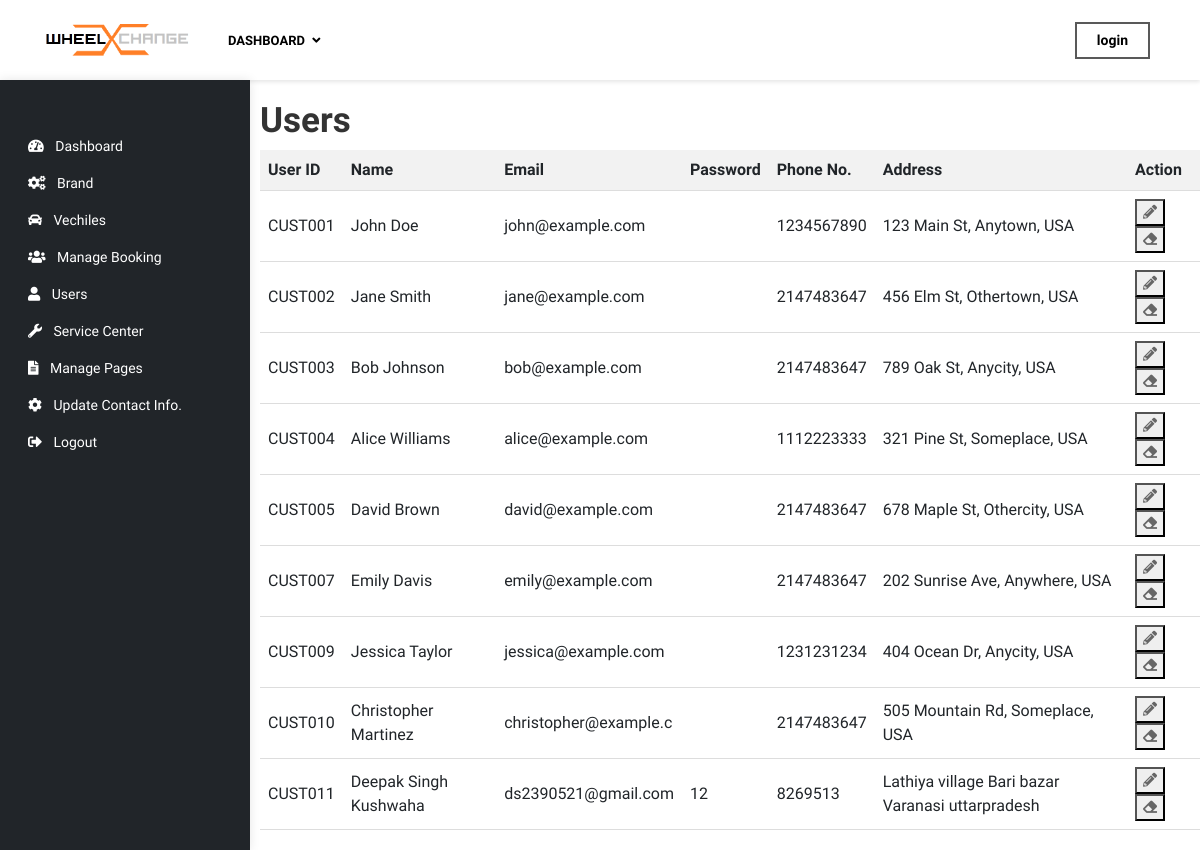
Page /admin/users.php on the earlier database version.
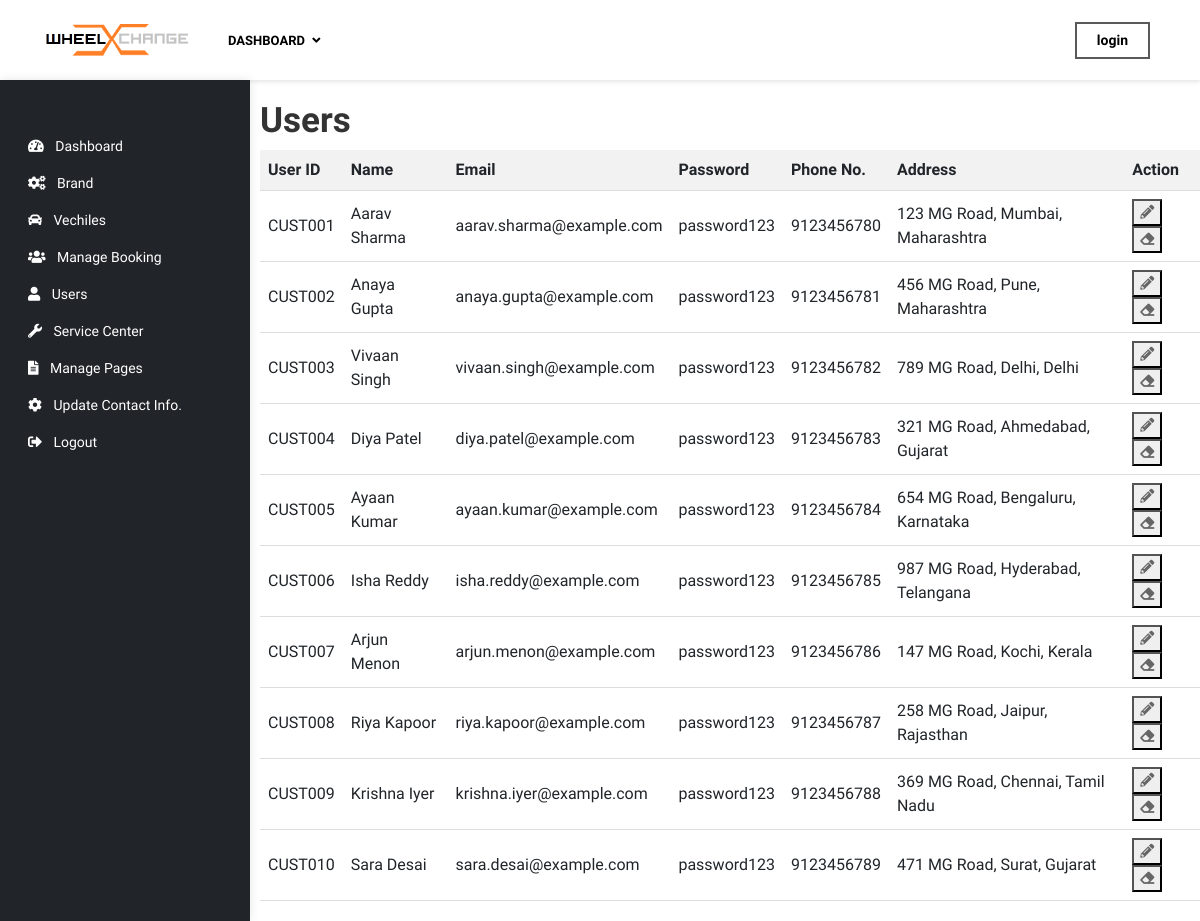
Same page on the later database version.
### tables this page shows
CREATE TABLE `customer` (
  `uid` varchar(11) NOT NULL,
  `name` varchar(21) NOT NULL,
  `email` varchar(30) NOT NULL,
  `pswd` varchar(20) NOT NULL,
  `ph_no` bigint(30) NOT NULL,
  `address` varchar(50) NOT NULL
);

### admin/users.php (the view, shortened to what this page needs)
<?php
include ('../config.php');
?>
<!DOCTYPE html>
<html lang="en">
<head>
    <link href="../plugins/bootstrap/bootstrap.min.css" rel="stylesheet">
    <link href="../plugins/bootstrap/bootstrap-slider.css" rel="stylesheet">
    <link href="../plugins/font-awesome/css/font-awesome.min.css" rel="stylesheet">
    <link href="../plugins/slick/slick.css" rel="stylesheet">
    <link href="../plugins/slick/slick-theme.css" rel="stylesheet">
    <link href="../plugins/jquery-nice-select/css/nice-select.css" rel="stylesheet">
    <link rel="stylesheet" href="https://cdn.jsdelivr.net/npm/bootstrap@5.3.2/dist/css/bootstrap.min.css"
>
    <link href="../css/style.css" rel="stylesheet">
    <link href="https://cdnjs.cloudflare.com/ajax/libs/font-awesome/5.15.4/css/all.min.css" rel="stylesheet">
</head>
<body>
    <?php include ('header.php'); ?>
    <?php include ('leftbar.php'); ?>
    <div class="main-content">
        <h1>Users</h1>
        <table>
            <tr>
            <th>User ID</th>
                    <th>Name</th>
                    <th>Email</th>
                    <th>Password</th>
                    <th>Phone No.</th>
                    <th>Address</th>
                    <th>Action</th>
            </tr>
            <?php
            $sql = "SELECT * FROM customer ";
            $result = mysqli_query($conn, $sql);
            if (mysqli_num_rows($result) > 0) {
                while ($row = mysqli_fetch_assoc($result)) {
                    ?>
                    <tr>
                    <td><?php echo $row['uid']; ?></td>
                            <td><?php echo $row['name']; ?></td>
                            <td><?php echo $row['email']; ?></td>
                            <td><?php echo $row['pswd']; ?></td>
                            <td><?php echo $row['ph_no']; ?></td>
                            <td><?php echo $row['address']; ?></td>
                        <td>
                            <button type="button" class="editbtn"> <i class="fas fa-pencil-alt"></i> </button>
                            <button type="button" class=" deletebtn"> <i class="fas fa-eraser"></i> </button>
                        </td>
                    </tr>
                    <?php
                }
            }
            ?>
        </table>
    </div>
</body>
</body>
</html>

Differences in the rows shown:
removed customer: uid "CUST011", name "Deepak Singh Kushwaha", email "ds2390521@gmail.com", pswd "12", ph_no "8269513", address "Lathiya village Bari bazar Varanasi uttarpradesh"
changed customer "CUST001": name "John Doe" → "Aarav Sharma"; email "john@example.com" → "aarav.sharma@example.com"; pswd (not shown) → "password123"; ph_no "1234567890" → "9123456780"; address "123 Main St, Anytown, USA" → "123 MG Road, Mumbai, Maharashtra"
changed customer "CUST002": name "Jane Smith" → "Anaya Gupta"; email "jane@example.com" → "anaya.gupta@example.com"; pswd (not shown) → "password123"; ph_no "2147483647" → "9123456781"; address "456 Elm St, Othertown, USA" → "456 MG Road, Pune, Maharashtra"
changed customer "CUST003": name "Bob Johnson" → "Vivaan Singh"; email "bob@example.com" → "vivaan.singh@example.com"; pswd (not shown) → "password123"; ph_no "2147483647" → "9123456782"; address "789 Oak St, Anycity, USA" → "789 MG Road, Delhi, Delhi"
changed customer "CUST004": name "Alice Williams" → "Diya Patel"; email "alice@example.com" → "diya.patel@example.com"; pswd (not shown) → "password123"; ph_no "1112223333" → "9123456783"; address "321 Pine St, Someplace, USA" → "321 MG Road, Ahmedabad, Gujarat"
changed customer "CUST005": name "David Brown" → "Ayaan Kumar"; email "david@example.com" → "ayaan.kumar@example.com"; pswd (not shown) → "password123"; ph_no "2147483647" → "9123456784"; address "678 Maple St, Othercity, USA" → "654 MG Road, Bengaluru, Karnataka"
added customer: uid "CUST006", name "Isha Reddy", email "isha.reddy@example.com", pswd "password123", ph_no "9123456785", address "987 MG Road, Hyderabad, Telangana"
changed customer "CUST007": name "Emily Davis" → "Arjun Menon"; email "emily@example.com" → "arjun.menon@example.com"; pswd (not shown) → "password123"; ph_no "2147483647" → "9123456786"; address "202 Sunrise Ave, Anywhere, USA" → "147 MG Road, Kochi, Kerala"
added customer: uid "CUST008", name "Riya Kapoor", email "riya.kapoor@example.com", pswd "password123", ph_no "9123456787", address "258 MG Road, Jaipur, Rajasthan"
changed customer "CUST009": name "Jessica Taylor" → "Krishna Iyer"; email "jessica@example.com" → "krishna.iyer@example.com"; pswd (not shown) → "password123"; ph_no "1231231234" → "9123456788"; address "404 Ocean Dr, Anycity, USA" → "369 MG Road, Chennai, Tamil Nadu"
changed customer "CUST010": name "Christopher Martinez" → "Sara Desai"; email "christopher@example.c" → "sara.desai@example.com"; pswd (not shown) → "password123"; ph_no "2147483647" → "9123456789"; address "505 Mountain Rd, Someplace, USA" → "471 MG Road, Surat, Gujarat"
